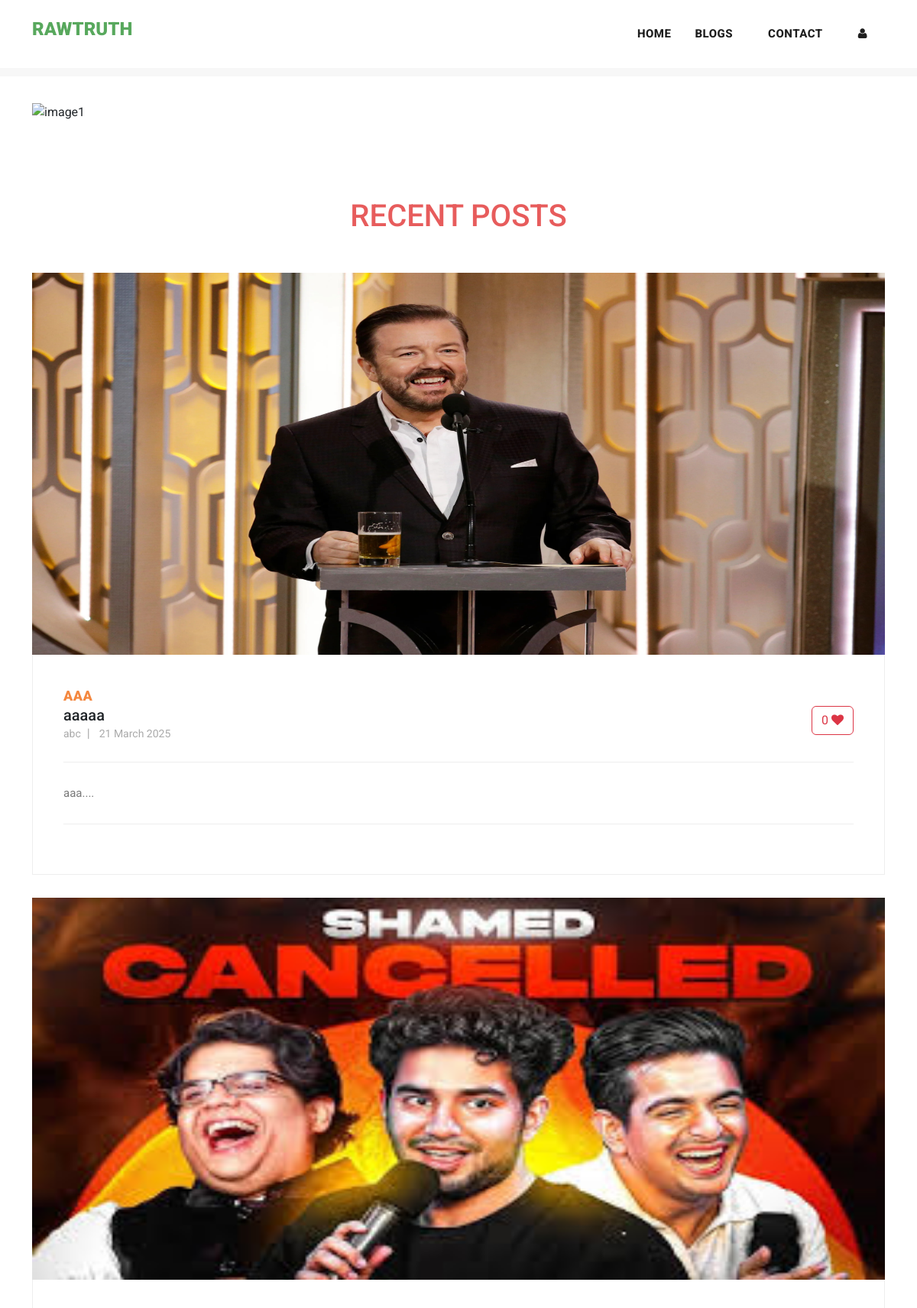
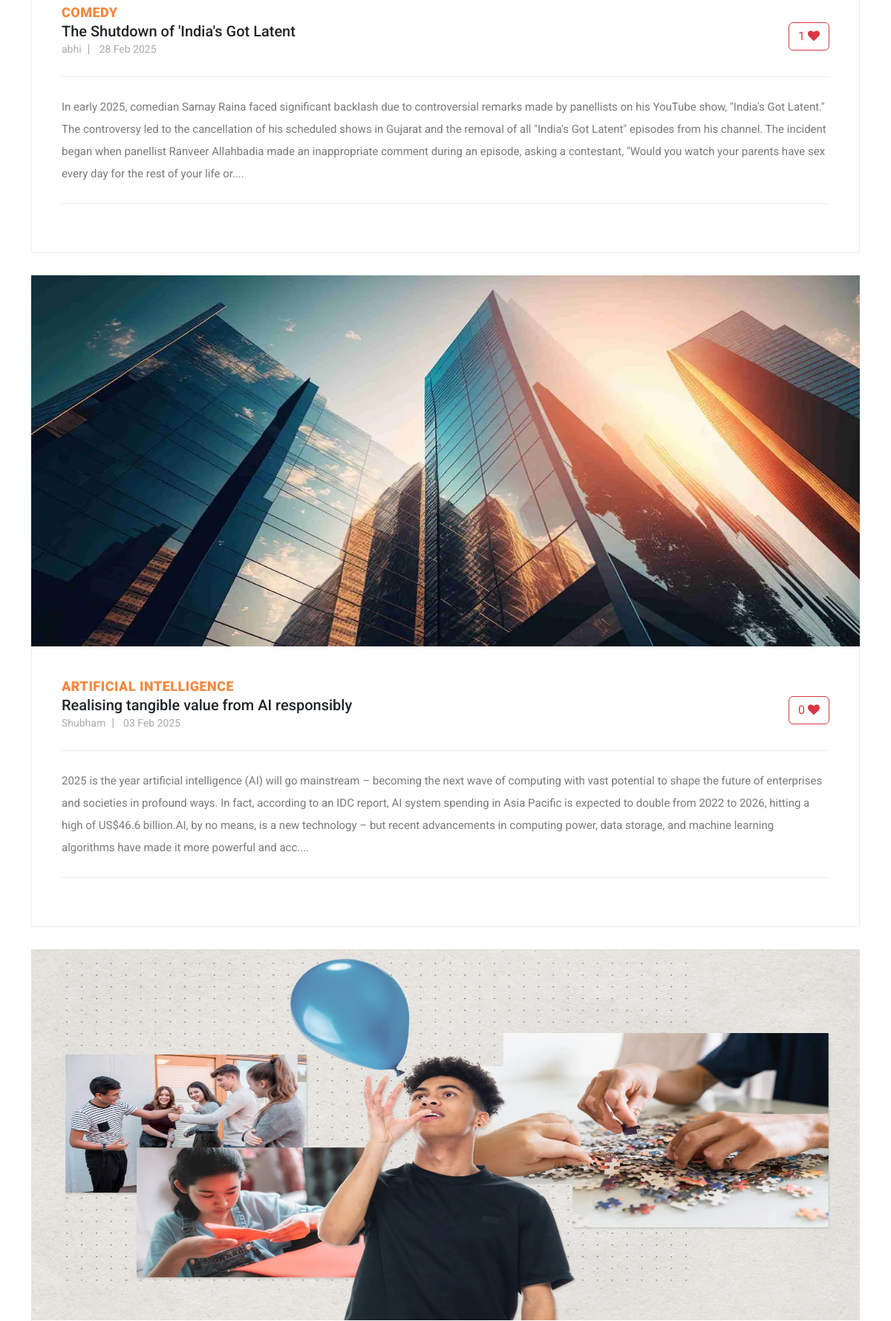
Page /blog (upper part) on the committed database (2 pictures, top to bottom).
### myapp/models.py (models this page shows, shortened)
class Post(models.Model):
    postname = models.CharField(max_length=600)
    category = models.CharField(max_length=600)
    image = models.ImageField(upload_to='images/posts',blank=True,null=True)
    content = models.CharField(max_length=100000)
    time = models.CharField(default=time,max_length=100, blank=True)
    likes = models.IntegerField(null=True,blank=True,default=0)
    user = models.ForeignKey(User,on_delete=models.CASCADE)

### myapp/views.py (the view)
# urls.py: path("blog",views.blog,name="blog"),
def blog(request):
    return render(request,"blog.html",{
            'posts':Post.objects.filter(user_id=request.user.id).order_by("id").reverse(),
            'top_posts':Post.objects.all().order_by("-likes"),
            'recent_posts':Post.objects.all().order_by("-id"),
            'user':request.user,
            'media_url':settings.MEDIA_URL
        })

### templates/blog.html (shortened to what this page needs)
{% load static %}
<!DOCTYPE html>
<html lang="en">
<head>
  <link href="{% static 'vendor/bootstrap/css/bootstrap.min.css' %}" rel="stylesheet">
  <link href="https://cdn.jsdelivr.net/npm/bootstrap@5.3.1/dist/css/bootstrap.min.css" rel="stylesheet"
>
  <link rel="stylesheet" href="{% static 'assets/css/fontawesome.css' %}">
  <link rel="stylesheet" href="{% static 'assets/css/templatemo-stand-blog.css' %}">
  <link rel="stylesheet" href="{% static 'assets/css/owl.css' %}">
  <link rel="stylesheet" href="{% static 'assets/css/styles.css' %}">
</head>
<body>
  {%include 'header.html'%}
  <div class="container mt-5 carousel">
    <div id="carouselExampleCaptions" class="carousel slide">
      <div class="carousel-indicators">
        <button type="button" data-bs-target="#carouselExampleCaptions" data-bs-slide-to="0" class="active"
          aria-current="true" aria-label="Slide 1"></button>
        <button type="button" data-bs-target="#carouselExampleCaptions" data-bs-slide-to="1"
          aria-label="Slide 2"></button>
        <button type="button" data-bs-target="#carouselExampleCaptions" data-bs-slide-to="2"
          aria-label="Slide 3"></button>
        <button type="button" data-bs-target="#carouselExampleCaptions" data-bs-slide-to="3"
          aria-label="Slide 4"></button>
      </div>
      <div class="carousel-inner">
        <div class="carousel-item active">
          <img src="{% static 'assets/images/img1.jpg' %}" alt="image1">
          <div class="carousel-caption d-none d-md-block">
          </div>
        </div>
      </div>
      <button class="carousel-control-prev" type="button" data-bs-target="#carouselExampleCaptions"
        data-bs-slide="prev">
        <span class="carousel-control-prev-icon" aria-hidden="true"></span>
      </button>
      <button class="carousel-control-next" type="button" data-bs-target="#carouselExampleCaptions"
        data-bs-slide="next">
        <span class="carousel-control-next-icon" aria-hidden="true"></span>
      </button>
    </div>
  </div>
  <section class="blog-posts">
    <div class="container">
      <h3 class="text-center" style="margin: 50px; font-size: 40px; color: rgb(231, 92, 92);">RECENT POSTS</h3>
      <div class="row">
        <div class="col-lg-12">
          <div class="all-blog-posts">
            <div class="row">
              {% for post in recent_posts %}
              <div class="col-lg-12">
                <div class="blog-post">
                  <div class="blog-thumb">
                    <img src="{{media_url}}{{post.image}}" alt="" style="height: 500px;">
                  </div>
                  <div class="down-content">
                    <span>{{post.category}}</span>
                    <form method="post" action="{% url 'increaselikes' post.id %}">
                      <button class="float-right btn btn-outline-danger" type="submit ">
                        {{post.likes}} <i class="fa fa-heart"></i></button>
                    </form>
                    <a href="{% url 'post' post.id %}" class="text-decoration-none text-dark">
                      <h5>{{post.postname}}</h5>
                    </a>
                    <ul class="post-info">
                      <li><a href="#">{{post.user}}</a></li>
                      <li><a href="#">{{post.time}}</a></li>
                    </ul>
                    <p style="max-width: 100%;">{{post.content|slice:"0:500"}}....</p>
                  </div>
                </div>
              </div>
              {% endfor %}
            </div>
          </div>
        </div>
      </div>
    </div>
  </section>
</body>
</html>

### static/assets/css/templatemo-stand-blog.css (style rules this page uses)
body { font-family: 'Roboto', sans-serif; overflow-x: hidden; text-rendering: optimizeLegibility; -webkit-font-smoothing: antialiased; -moz-osx-font-smoothing: grayscale; }
p { margin-bottom: 0px; font-size: 15px; font-weight: 400; color: #7a7a7a; line-height: 30px; }
a { text-decoration: none!important; }
ul { padding: 0; margin: 0; list-style: none; }
h1,h2,h3,h4,h5,h6 { margin: 0px; }
.blog-posts { margin-top: 100px; }
.blog-posts .blog-post { margin-bottom: 30px; }
.blog-posts .blog-thumb img { width: 100%; overflow: hidden; }
.blog-posts .down-content { padding: 40px; border-right: 1px solid #eee; border-left: 1px solid #eee; border-bottom: 1px solid #eee; }
.blog-posts .down-content span { font-size: 18px; text-transform: uppercase; letter-spacing: 0.5px; font-weight: 900; color: #f48840; }
.blog-posts .down-content ul.post-info li { display: inline-block; margin-right: 8px; }
.blog-posts .down-content ul.post-info li:after { content: '|'; color: #aaa; margin-left: 8px; }
.blog-posts .down-content ul.post-info li:last-child::after { display: none; }
.blog-posts .down-content ul.post-info li a { font-size: 14px; color: #aaa; font-weight: 400; transition: all .3s; }
.blog-posts .down-content p { padding: 25px 0px; margin: 25px 0px; border-top: 1px solid #eee; border-bottom: 1px solid #eee; }

### static/assets/css/styles.css (style rules this page uses)
.carousel img { width: 100%; height: 700px; }
.blog-posts .blog-post img, .blog-post img { height: 300px; }

### templates/footer.html (style rules this page uses)
li { text-decoration: none; text-align: left; }
li a { color: rgb(153, 147, 147); }

### rows in the picture
Post: image (picture), category "AAA", likes "0", postname "aaaaa", user "abc", time "21 March 2025", content "aaa"
Post: image (picture), category "COMEDY", likes "1", postname "The Shutdown of 'India's Got Latent", user "abhi", time "28 Feb 2025", content "In early 2025, comedian Samay Raina faced significant backlash due to controversial remarks made by panellists on his YouTube show, \"India's Got Latent.\" The controversy led to the cancellation of his scheduled shows in Gujarat and the removal of all \"India's Got Latent\" episodes from his channel. The incident began when panellist Ranveer Allahbadia made an inappropriate comment during an episode, asking a contestant, \"Would you watch your parents have sex every day for the rest of your life or"
Post: image (picture), category "ARTIFICIAL INTELLIGENCE", likes "0", postname "Realising tangible value from AI responsibly", user "Shubham", time "03 Feb 2025", content "2025 is the year artificial intelligence (AI) will go mainstream – becoming the next wave of computing with vast potential to shape the future of enterprises and societies in profound ways. In fact, according to an IDC report, AI system spending in Asia Pacific is expected to double from 2022 to 2026, hitting a high of US$46.6 billion.AI, by no means, is a new technology – but recent advancements in computing power, data storage, and machine learning algorithms have made it more powerful and acc"
Post: image (picture)
